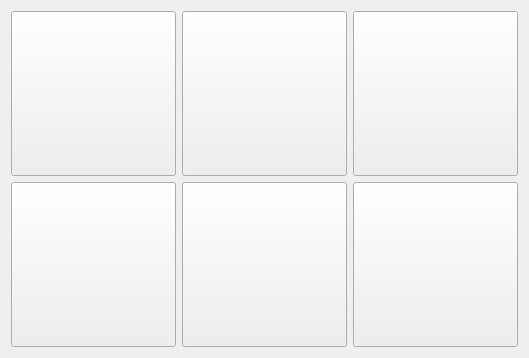
      <widget class="QWidget" name="tab_4">
       <attribute name="title">
        <string>Example</string>
       </attribute>
       <layout class="QGridLayout" name="gridLayout_6">
        <item row="3" column="0">
         <widget class="QPushButton" name="pushButton_4">
          <property name="sizePolicy">
           <sizepolicy hsizetype="Fixed" vsizetype="Fixed">
            <horstretch>0</horstretch>
            <verstretch>0</verstretch>
           </sizepolicy>
          </property>
          <property name="minimumSize">
           <size>
            <width>165</width>
            <height>165</height>
           </size>
          </property>
          <property name="text">
           <string/>
          </property>
         </widget>
        </item>
        <item row="1" column="3">
         <widget class="QPushButton" name="pushButton_5">
          <property name="sizePolicy">
           <sizepolicy hsizetype="Fixed" vsizetype="Fixed">
            <horstretch>0</horstretch>
            <verstretch>0</verstretch>
           </sizepolicy>
          </property>
          <property name="minimumSize">
           <size>
            <width>165</width>
            <height>165</height>
           </size>
          </property>
          <property name="text">
           <string/>
          </property>
         </widget>
        </item>
        <item row="3" column="3">
         <widget class="QPushButton" name="pushButton_6">
          <property name="sizePolicy">
           <sizepolicy hsizetype="Fixed" vsizetype="Fixed">
            <horstretch>0</horstretch>
            <verstretch>0</verstretch>
           </sizepolicy>
          </property>
          <property name="minimumSize">
           <size>
            <width>165</width>
            <height>165</height>
           </size>
          </property>
          <property name="text">
           <string/>
          </property>
         </widget>
        </item>
        <item row="1" column="2">
         <widget class="QPushButton" name="pushButton_2">
          <property name="sizePolicy">
           <sizepolicy hsizetype="Fixed" vsizetype="Fixed">
            <horstretch>0</horstretch>
            <verstretch>0</verstretch>
           </sizepolicy>
          </property>
          <property name="minimumSize">
           <size>
            <width>165</width>
            <height>165</height>
           </size>
          </property>
          <property name="text">
           <string/>
          </property>
         </widget>
        </item>
        <item row="3" column="2">
         <widget class="QPushButton" name="pushButton_3">
          <property name="sizePolicy">
           <sizepolicy hsizetype="Fixed" vsizetype="Fixed">
            <horstretch>0</horstretch>
            <verstretch>0</verstretch>
           </sizepolicy>
          </property>
          <property name="minimumSize">
           <size>
            <width>165</width>
            <height>165</height>
           </size>
          </property>
          <property name="text">
           <string/>
          </property>
         </widget>
        </item>
        <item row="1" column="0">
         <widget class="QPushButton" name="pushButton">
          <property name="sizePolicy">
           <sizepolicy hsizetype="Fixed" vsizetype="Fixed">
            <horstretch>0</horstretch>
            <verstretch>0</verstretch>
           </sizepolicy>
          </property>
          <property name="minimumSize">
           <size>
            <width>165</width>
            <height>165</height>
           </size>
          </property>
          <property name="text">
           <string/>
          </property>
         </widget>
        </item>
       </layout>
      </widget>
